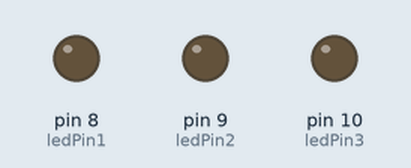
Simulated run of this sketch. Board: Arduino Uno, built with avr-gcc and run on an emulated ATmega328P. Parts: output pins drawn as LEDs (lit = HIGH).

Above: at 0.5 s.
At 2.5 s:
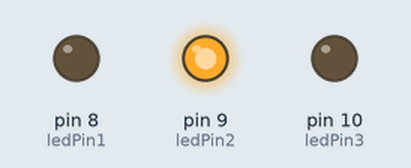
At 3.5 s:
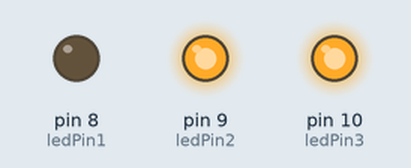
At 4.5 s:
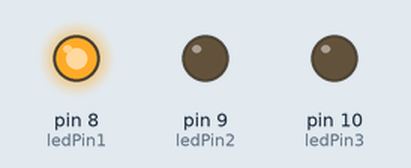
At 6.5 s:
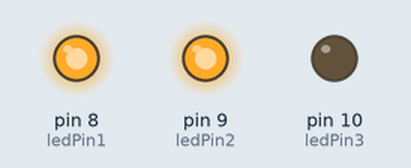
At 9.5 s:
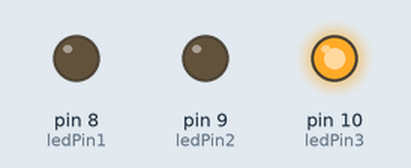
Timing chart, 0 to 10.4 s (numbered marks = the images above):
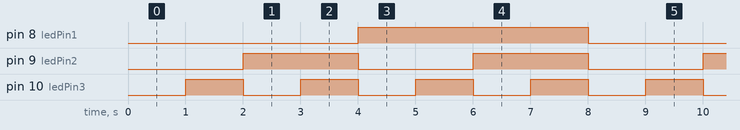

Measured:
- by itself, pin 8 (ledPin1): alternates HIGH for 4.0 s and LOW for 4.0 s
- by itself, pin 9 (ledPin2): alternates HIGH for 2.0 s and LOW for 2.0 s
- by itself, pin 10 (ledPin3): alternates HIGH for 1.0 s and LOW for 1.0 s

The sketch:

Binary_Counter.ino
```cpp
/*

to make for all 0000 to 1111
   for(i from 0 to 1, i++)
      for(j from 0 to 1)
        for (k from 0 to 1)
          for(l from 0 to 1)
           {   each loop will get one nos(i,j,k,l) from 0000, 0001 to 1111 }
       we can perform same for n bits.


  to find individual bits:
     i=0;
     while(i<16) for 4 bits... 5bit is 32/.. etc
     {
        bit0 = ((i&1) == 1); bit1 = ((i&2)==2);
        bit2 = ((i&4) == 4); bit3 = ((i&8)==8);.. etc
     }
 */


int  ledPin1 = 8;
int  ledPin2 = 9;
int  ledPin3 = 10;

void setup()
{
 pinMode(ledPin1, OUTPUT);
 pinMode(ledPin2, OUTPUT);
 pinMode(ledPin3, OUTPUT);
}


void loop()
{
  for(int i=0; i<=1; i++)
      for(int j=0; j<=1; j++)
        for (int k=0; k<=1; k++)
          {
           digitalWrite(ledPin1, i);
           digitalWrite(ledPin2, j);
           digitalWrite(ledPin3, k);
           delay(1000);

          }

}
```
